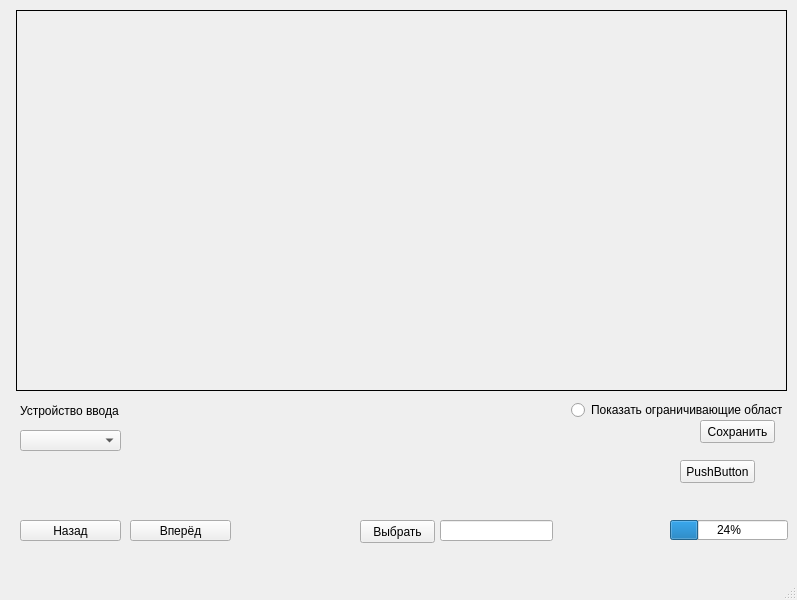
<?xml version="1.0" encoding="UTF-8"?>
<ui version="4.0">
 <class>MainWindow</class>
 <widget class="QMainWindow" name="MainWindow">
  <property name="geometry">
   <rect>
    <x>0</x>
    <y>0</y>
    <width>797</width>
    <height>600</height>
   </rect>
  </property>
  <property name="windowTitle">
   <string>MainWindow</string>
  </property>
  <property name="statusTip">
   <string/>
  </property>
  <widget class="QWidget" name="centralwidget">
   <widget class="QLabel" name="imageLabel">
    <property name="geometry">
     <rect>
      <x>16</x>
      <y>10</y>
      <width>771</width>
      <height>381</height>
     </rect>
    </property>
    <property name="autoFillBackground">
     <bool>false</bool>
    </property>
    <property name="styleSheet">
     <string notr="true">border: 1px solid black
</string>
    </property>
    <property name="text">
     <string/>
    </property>
   </widget>
   <widget class="QPushButton" name="backButton">
    <property name="geometry">
     <rect>
      <x>20</x>
      <y>520</y>
      <width>101</width>
      <height>21</height>
     </rect>
    </property>
    <property name="text">
     <string>Назад</string>
    </property>
   </widget>
   <widget class="QPushButton" name="nextButton">
    <property name="geometry">
     <rect>
      <x>130</x>
      <y>520</y>
      <width>101</width>
      <height>21</height>
     </rect>
    </property>
    <property name="text">
     <string>Вперёд</string>
    </property>
   </widget>
   <widget class="QComboBox" name="videoDevices">
    <property name="geometry">
     <rect>
      <x>20</x>
      <y>430</y>
      <width>101</width>
      <height>21</height>
     </rect>
    </property>
   </widget>
   <widget class="QLabel" name="videoDevicesLabel">
    <property name="geometry">
     <rect>
      <x>20</x>
      <y>400</y>
      <width>101</width>
      <height>21</height>
     </rect>
    </property>
    <property name="text">
     <string>Устройство ввода</string>
    </property>
   </widget>
   <widget class="QProgressBar" name="progressBar">
    <property name="geometry">
     <rect>
      <x>670</x>
      <y>520</y>
      <width>118</width>
      <height>20</height>
     </rect>
    </property>
    <property name="value">
     <number>24</number>
    </property>
   </widget>
   <widget class="QRadioButton" name="showBoxesRB">
    <property name="geometry">
     <rect>
      <x>571</x>
      <y>400</y>
      <width>211</width>
      <height>20</height>
     </rect>
    </property>
    <property name="text">
     <string>Показать ограничивающие области</string>
    </property>
   </widget>
   <widget class="QLineEdit" name="browserPathLineEdit">
    <property name="geometry">
     <rect>
      <x>440</x>
      <y>520</y>
      <width>113</width>
      <height>21</height>
     </rect>
    </property>
   </widget>
   <widget class="QPushButton" name="browserPathButton">
    <property name="geometry">
     <rect>
      <x>360</x>
      <y>520</y>
      <width>75</width>
      <height>23</height>
     </rect>
    </property>
    <property name="text">
     <string>Выбрать</string>
    </property>
   </widget>
   <widget class="QPushButton" name="saveButton">
    <property name="geometry">
     <rect>
      <x>700</x>
      <y>420</y>
      <width>75</width>
      <height>23</height>
     </rect>
    </property>
    <property name="text">
     <string>Сохранить</string>
    </property>
   </widget>
   <widget class="QPushButton" name="testBut">
    <property name="geometry">
     <rect>
      <x>680</x>
      <y>460</y>
      <width>75</width>
      <height>23</height>
     </rect>
    </property>
    <property name="text">
     <string>PushButton</string>
    </property>
   </widget>
  </widget>
  <widget class="QMenuBar" name="menubar">
   <property name="geometry">
    <rect>
     <x>0</x>
     <y>0</y>
     <width>797</width>
     <height>25</height>
    </rect>
   </property>
  </widget>
  <widget class="QStatusBar" name="statusbar"/>
 </widget>
 <resources/>
 <connections/>
</ui>
